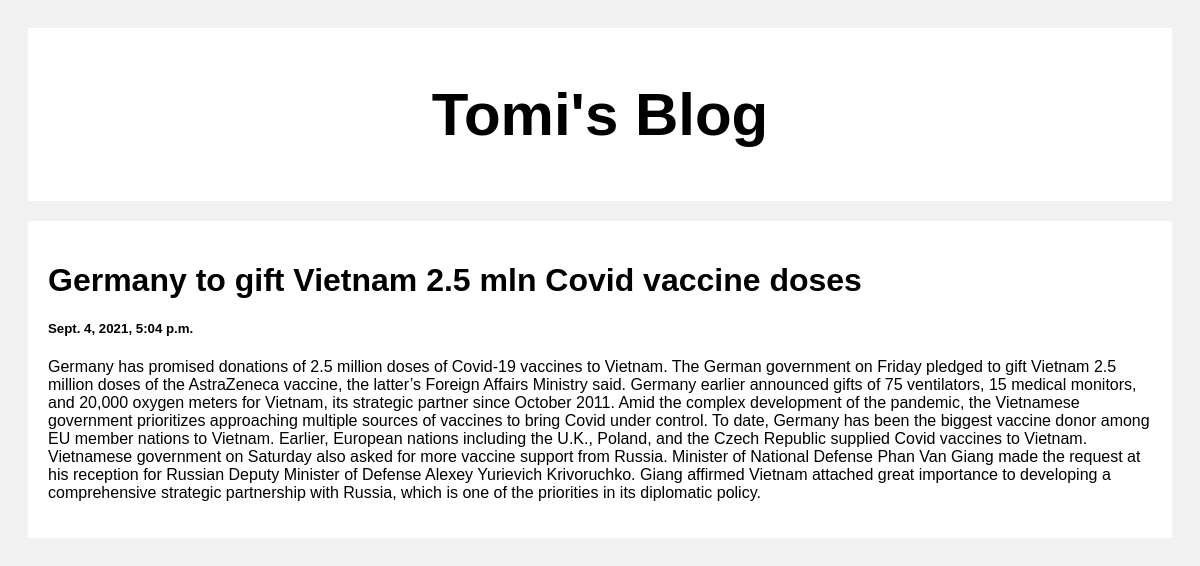
Screenshot of /post/2 with the database file from the repository.
### posts/models.py (models this page shows)
class Post (models.Model):
    title = models.CharField(max_length=100)
    body = models.CharField(max_length=1000000)
    created_at = models.DateTimeField(default=datetime.now, blank=True)

### posts/views.py (the view)
# urls.py: path('post/<str:pk>', views.post, name='post')
def post(request, pk):
    post = Post.objects.get(id=pk)
    return render(request, 'post.html', {'post': post})

### templates/post.html (shortened to what this page needs)
<!DOCTYPE html>
<html>
<head>
</head>
<body>
<div class="header">
  <h2>Tomi's Blog</h2>
</div>
<div class="row">
  <div class="leftcolumn">
    <div class="card">
        <h1>{{post.title}}</h1>
        <h5>{{post.created_at}}</h5>
        <p>{{post.body}}</p>
    </div>
  </div>
</div>
</body>
</html>

### templates/post.html (style rules this page uses)
* { box-sizing: border-box; }
body { font-family: Arial; padding: 20px; background: #f1f1f1; }
.header { padding: 2px; font-size: 40px; text-align: center; background: white; }
.leftcolumn { float: left; width: 100%; }
.card { background-color: white; padding: 20px; margin-top: 20px; }
.row:after { content: ""; display: table; clear: both; }

### rows the page displays
Post: title "Germany to gift Vietnam 2.5 mln Covid vaccine doses", created_at "Sept. 4, 2021, 5:04 p.m.", body "Germany has promised donations of 2.5 million doses of Covid-19 vaccines to Vietnam. The German government on Friday pledged to gift Vietnam 2.5 million doses of the AstraZeneca vaccine, the latter’s Foreign Affairs Ministry said. Germany earlier announced gifts of 75 ventilators, 15 medical monitors, and 20,000 oxygen meters for Vietnam, its strategic partner since October 2011. Amid the complex development of the pandemic, the Vietnamese government prioritizes approaching multiple sources of vaccines to bring Covid under control. To date, Germany has been the biggest vaccine donor among EU member nations to Vietnam. Earlier, European nations including the U.K., Poland, and the Czech…"
